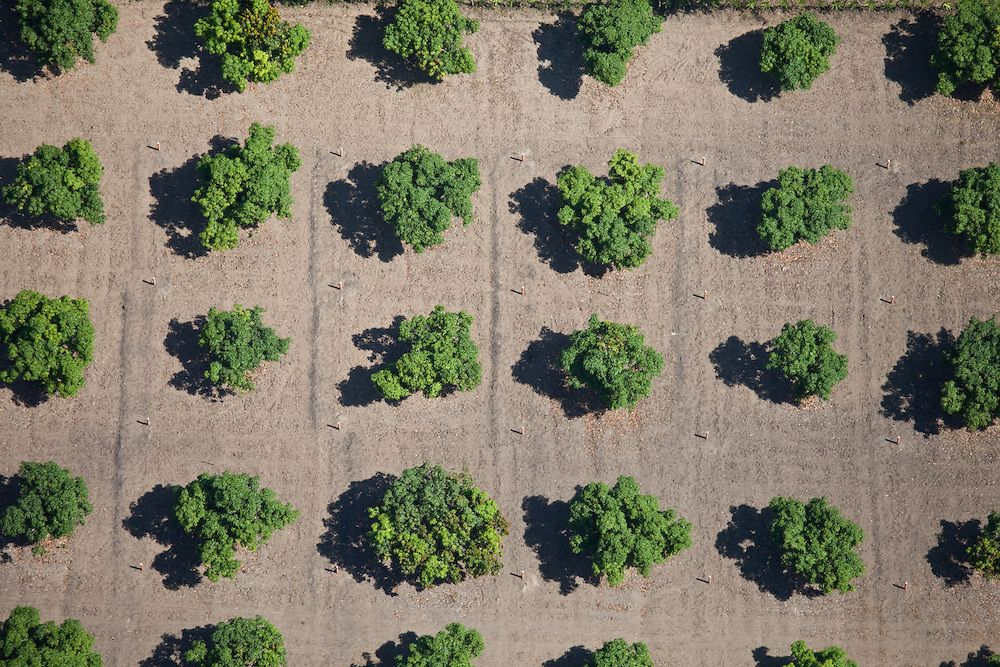
#> input picture data/sample/rt2.jpg, 1000 x 667 px
$ python -i tree_detector.py   (imports and definitions only)
#> lines starting #> are read from the running program, lines starting #| are printed output that depends on the picture; after the words box and inside, x2 and y2 are one past the last pixel; in counts of white or black regions, pixels touching at a corner belong together
"""
OpenCV-based tree detection service.
Classical computer vision approach for tree enumeration from aerial imagery.
Not a deep learning model - uses vegetation segmentation and blob detection.
"""

import cv2
import numpy as np
from typing import List, Dict, Tuple, Optional
import json


class TreeDetectionResult:
    """Result object for tree detection."""

    def __init__(self):
        self.trees: List[Dict] = []
        self.total_trees: int = 0
        self.processed_image: Optional[np.ndarray] = None
        self.binary_mask: Optional[np.ndarray] = None
        self.image_shape: Tuple[int, int] = (0, 0)
        self.image_area_pixels: float = 0.0
        self.average_tree_area: float = 0.0
        self.min_tree_area: float = 0.0
        self.max_tree_area: float = 0.0
        self.detection_parameters: Dict = {}

    def to_dict(self) -> Dict:
        """Convert result to dictionary."""
        return {
            'total_trees': self.total_trees,
            'trees': self.trees,
            'image_shape': self.image_shape,
            'image_area_pixels': self.image_area_pixels,
            'average_tree_area': self.average_tree_area,
            'min_tree_area': self.min_tree_area,
            'max_tree_area': self.max_tree_area,
            'detection_parameters': self.detection_parameters
        }


class TreeDetector:
    """
    OpenCV-based tree detector.
    Uses classical computer vision techniques:
    - HSV color space for vegetation detection
    - Morphological operations for noise reduction
    - Contour detection for tree identification
    """

    def __init__(self,
                 min_tree_area: int = 50,
                 max_tree_area: int = 10000,
                 vegetation_lower_h: int = 35,
                 vegetation_upper_h: int = 85,
                 vegetation_lower_s: int = 40,
                 vegetation_upper_s: int = 255,
                 vegetation_lower_v: int = 40,
                 vegetation_upper_v: int = 255,
                 circularity_threshold: float = 0.5):
        """
        Initialize tree detector.

        Args:
            min_tree_area: Minimum object area (pixels) to consider as tree
            max_tree_area: Maximum object area (pixels) to consider as tree
            vegetation_lower_h, vegetation_upper_h: HSV Hue range for greenery
            vegetation_lower_s, vegetation_upper_s: HSV Saturation range
            vegetation_lower_v, vegetation_upper_v: HSV Value range
            circularity_threshold: Minimum circularity (0-1) for shape filtering
        """
        self.min_tree_area = min_tree_area
        self.max_tree_area = max_tree_area
        self.vegetation_lower = np.array([vegetation_lower_h, vegetation_lower_s, vegetation_lower_v])
        self.vegetation_upper = np.array([vegetation_upper_h, vegetation_upper_s, vegetation_upper_v])
        self.circularity_threshold = circularity_threshold

    def detect_trees(self, image_path: str, resize_width: int = 1024) -> TreeDetectionResult:
        """
        Detect trees in an aerial image.

        Args:
            image_path: Path to aerial image file
            resize_width: Width to resize image to (for performance)

        Returns:
            TreeDetectionResult object with detection results
        """
#> called with image_path = '../../data/sample/rt2.jpg', resize_width = 1024
        result = TreeDetectionResult()

        # Load image
        try:
            image = cv2.imread(image_path)
#> image is the input picture: shape (667, 1000, 3); mean B, G, R 103.9, 122.5, 127
            if image is None:
                raise ValueError("Could not load image")
        except Exception as e:
            raise ValueError(f"Error loading image: {str(e)}")

        original_shape = image.shape
#> original_shape = (667, 1000, 3)
        result.image_shape = (original_shape[1], original_shape[0])  # (width, height)
#> result.image_shape = (1000, 667)
        result.image_area_pixels = result.image_shape[0] * result.image_shape[1]
#> result.image_area_pixels = 667000

        # Resize for faster processing
        scale = resize_width / image.shape[1]
#> scale = 1.02
        resized_image = cv2.resize(image, (resize_width, int(image.shape[0] * scale)))

        # Step 1: Convert BGR to HSV
        hsv = cv2.cvtColor(resized_image, cv2.COLOR_BGR2HSV)
#> hsv: shape (683, 1024, 3); mean H, S, V 33.8, 71.8, 134.4

        # Step 2: Create vegetation mask using HSV thresholding
        # Looking for green colors (vegetation)
        vegetation_mask = cv2.inRange(hsv, self.vegetation_lower, self.vegetation_upper)
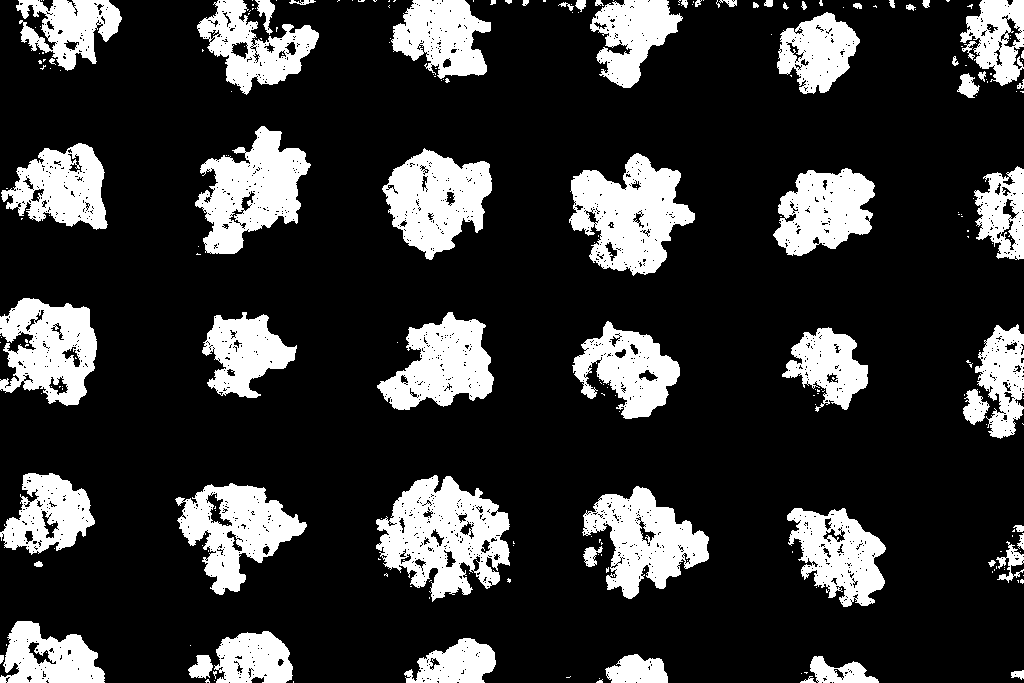
#> vegetation_mask: shape (683, 1024); 21% white; 249 white regions (184 under 20 px), largest, box (x1, y1, x2, y2) and area: (376, 475, 510, 602) 9860, (569, 153, 695, 276) 8893, (195, 126, 311, 254) 7967

        # Step 3: Apply morphological operations to reduce noise
        kernel = cv2.getStructuringElement(cv2.MORPH_ELLIPSE, (5, 5))
        vegetation_mask = cv2.morphologyEx(vegetation_mask, cv2.MORPH_CLOSE, kernel, iterations=2)
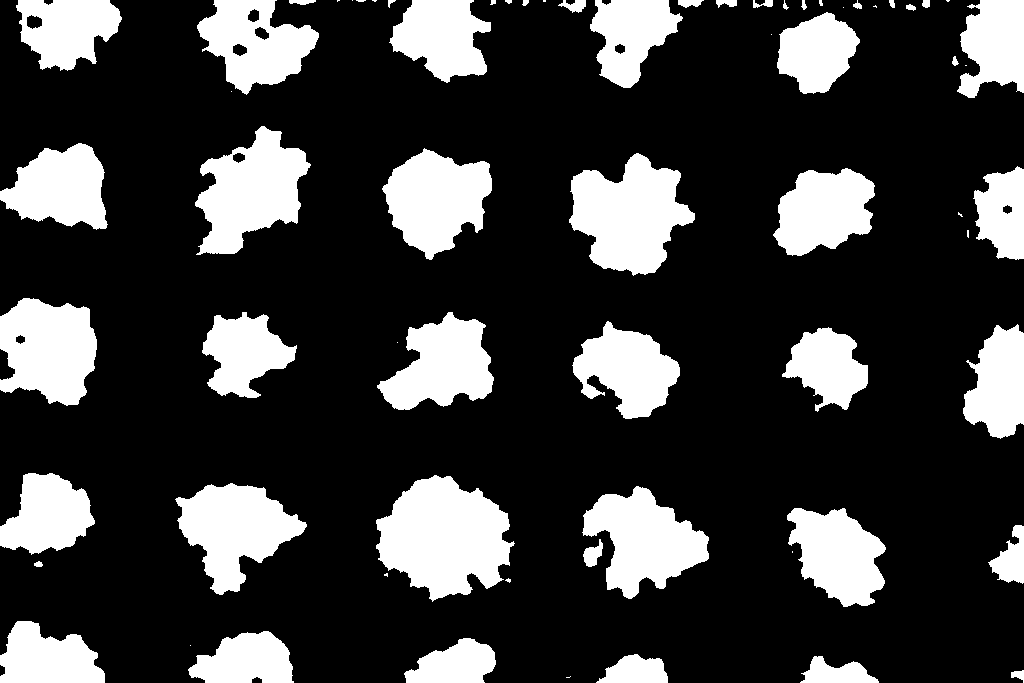
#> vegetation_mask: shape (683, 1024); 23.8% white; 68 white regions (20 under 20 px), largest, box (x1, y1, x2, y2) and area: (376, 475, 515, 602) 11699, (569, 153, 695, 276) 9682, (195, 126, 311, 255) 8684
        vegetation_mask = cv2.morphologyEx(vegetation_mask, cv2.MORPH_OPEN, kernel, iterations=1)
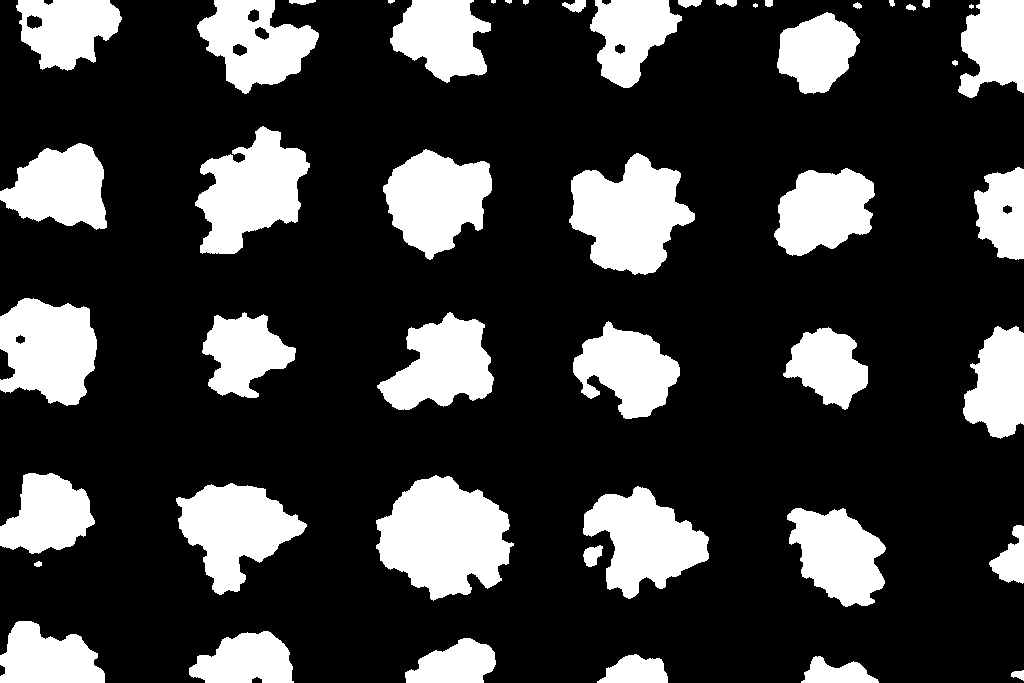
#> vegetation_mask: shape (683, 1024); 23.6% white; 48 white regions (3 under 20 px)

        # Step 4: Apply Gaussian blur for smoothing
        blurred = cv2.GaussianBlur(vegetation_mask, (7, 7), 0)
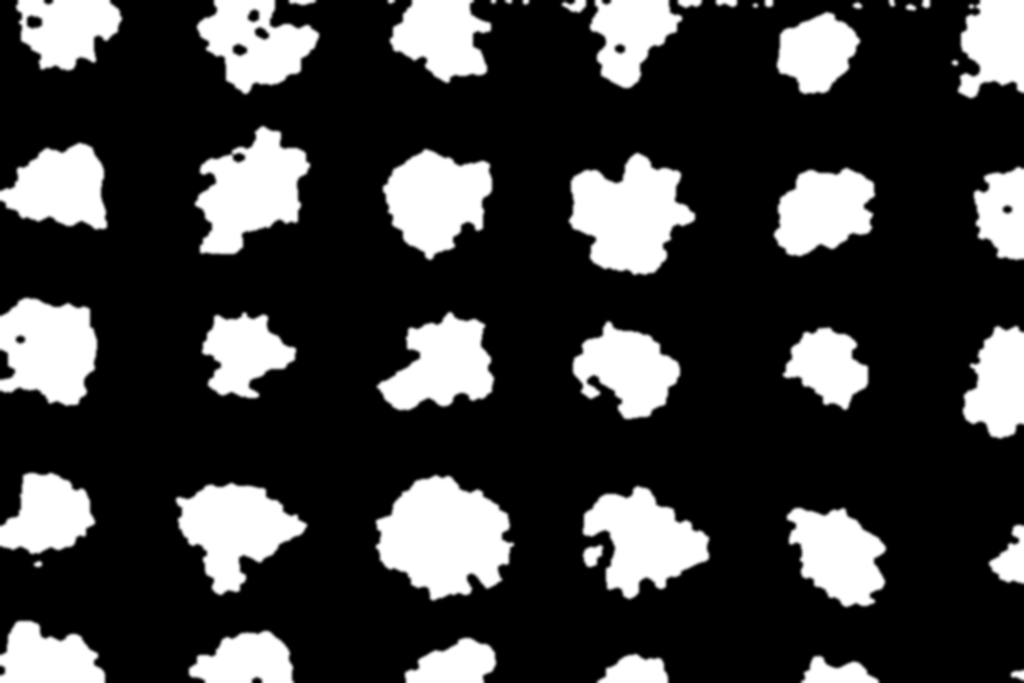
#> blurred: shape (683, 1024); min 0, max 255, mean 60.2

        # Step 5: Find contours
        contours, _ = cv2.findContours(blurred, cv2.RETR_EXTERNAL, cv2.CHAIN_APPROX_SIMPLE)
#> contours = 46 contours; largest, box (x1, y1, x2, y2) and area: (373, 472, 517, 604) 13176, (566, 150, 698, 278) 11058, (192, 123, 313, 257) 10156, (173, 480, 310, 598) 9386, (580, 483, 712, 602) 9350

        # Scale factor for converting back to original image coordinates
        scale_factor = 1.0 / scale
#> scale_factor = 0.977

        # Step 6: Filter contours by area and shape
        result.detection_parameters = {
            'min_tree_area': self.min_tree_area,
            'max_tree_area': self.max_tree_area,
            'vegetation_threshold': str(self.vegetation_lower) + ' to ' + str(self.vegetation_upper),
            'circularity_threshold': self.circularity_threshold,
            'resize_width': resize_width,
            'scale_factor': scale_factor
        }

        trees = []
        tree_areas = []

        for contour in contours:
            area = cv2.contourArea(contour)

            # Filter by area
            if area < self.min_tree_area or area > self.max_tree_area:
                continue

            # Calculate circularity as a shape filter
            perimeter = cv2.arcLength(contour, True)
            if perimeter == 0:
                continue
            circularity = 4 * np.pi * area / (perimeter ** 2)

            # Filter by circularity (trees should be roughly circular)
            if circularity < self.circularity_threshold:
                continue

            # Fit circle
            (x, y), radius = cv2.minEnclosingCircle(contour)

            # Scale back to original image coordinates
            x_original = x * scale_factor
            y_original = y * scale_factor
            radius_original = radius * scale_factor

            trees.append({
                'tree_id': len(trees) + 1,
                'pixel_x': float(x_original),
                'pixel_y': float(y_original),
                'radius_pixels': float(radius_original),
                'contour_area_pixels': float(area * (scale_factor ** 2)),
                'circularity': float(circularity),
                'center': (float(x_original), float(y_original))
            })

            tree_areas.append(area * (scale_factor ** 2))
#> this loop made 46 passes
#> (area, perimeter, circularity, x, y, radius, x_original, y_original) on passes 1, 3, 4, 5, 6, 7, 8, 9, 10, 11, 12, 14: (186, 55.31, 0.764, 1017, 674.5, 9.63, 993.1, 658.7), (1740, 196.1, 0.569, 632, 677.9, 38.22, 617.2, 662), (3259.5, 259, 0.611, 449.6, 664.8, 49.66, 439.1, 649.2), (4545, 303.3, 0.621, 241.2, 672.6, 55.6, 235.6, 656.8), (5169.5, 333.1, 0.585, 53.5, 660.8, 57.54, 52.25, 645.3), (126.5, 42.73, 0.871, 37.5, 563.5, 7.38, 36.62, 550.3), (518.5, 91.7, 0.775, 594, 555.5, 16.01, 580.1, 542.5), (1494, 190.6, 0.517, 1015.7, 554, 32.83, 991.9, 541), (7629, 409.2, 0.573, 833.5, 555.5, 65.24, 814, 542.5), (9349.5, 483.9, 0.502, 646, 536, 69.29, 630.9, 523.4), (9385.5, 478.4, 0.515, 237.4, 528, 71.9, 231.8, 515.7), (6069, 336.5, 0.674, 44.07, 519.1, 53.25, 43.04, 506.9)
#> (area, perimeter, circularity) on passes 2, 29, 30, 44: (1590, 212.2, 0.444), (5537, 378.7, 0.485), (274, 86.28, 0.462), (188.5, 73.9, 0.434)
#> after the loop, tree_areas = 39 values, max 8950.7 at index 10, min 51.5 at index 34, mean 3712.4; trees = 39 items

        result.trees = trees
#> result.trees = 39 items
        result.total_trees = len(trees)
#> result.total_trees = 39

        if tree_areas:
            result.average_tree_area = float(np.mean(tree_areas))
#> result.average_tree_area = 3712.4
            result.min_tree_area = float(np.min(tree_areas))
#> result.min_tree_area = 51.5
            result.max_tree_area = float(np.max(tree_areas))
#> result.max_tree_area = 8950.7

        # Generate visualization
        result.processed_image = self._draw_detections(image, trees, scale_factor)
        result.binary_mask = vegetation_mask

        return result

    def _draw_detections(self, image: np.ndarray, trees: List[Dict], scale_factor: float) -> np.ndarray:
        """Draw detected trees on image."""
#> called with scale_factor = 0.977
        result_image = image.copy()

        for tree in trees:
            x = int(tree['pixel_x'])
            y = int(tree['pixel_y'])
            radius = int(tree['radius_pixels'])
            tree_id = tree['tree_id']

            # Draw circle
            cv2.circle(result_image, (x, y), radius, (0, 255, 0), 2)

            # Add tree ID label
            cv2.putText(result_image, f"T{tree_id}", (x - 15, y - radius - 10),
                       cv2.FONT_HERSHEY_SIMPLEX, 0.6, (0, 255, 0), 2)
#> this loop made 39 passes
#> (x, y, radius) on passes 1 to 12: (993, 658, 9), (617, 662, 37), (439, 649, 48), (235, 656, 54), (52, 645, 56), (36, 550, 7), (580, 542, 15), (991, 541, 32), (813, 542, 63), (630, 523, 67), (231, 515, 70), (43, 506, 52)
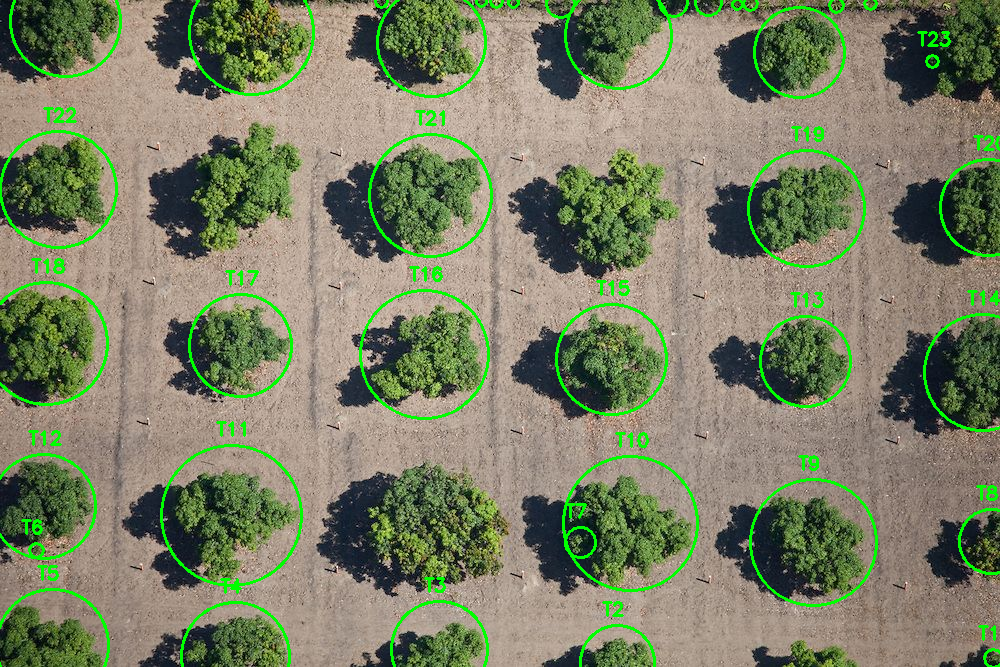
#> result_image: shape (667, 1000, 3); 3.92% of pixels changed, all inside (x1, y1, x2, y2) = (0, 0, 1000, 667)

        return result_image

    def save_detection_image(self, processed_image: np.ndarray, output_path: str) -> None:
        """Save processed image with detections."""
        cv2.imwrite(output_path, processed_image)

    def save_binary_mask(self, binary_mask: np.ndarray, output_path: str) -> None:
        """Save binary vegetation mask."""
        cv2.imwrite(output_path, binary_mask)

>>> result = TreeDetector().detect_trees('../../data/sample/rt2.jpg')
